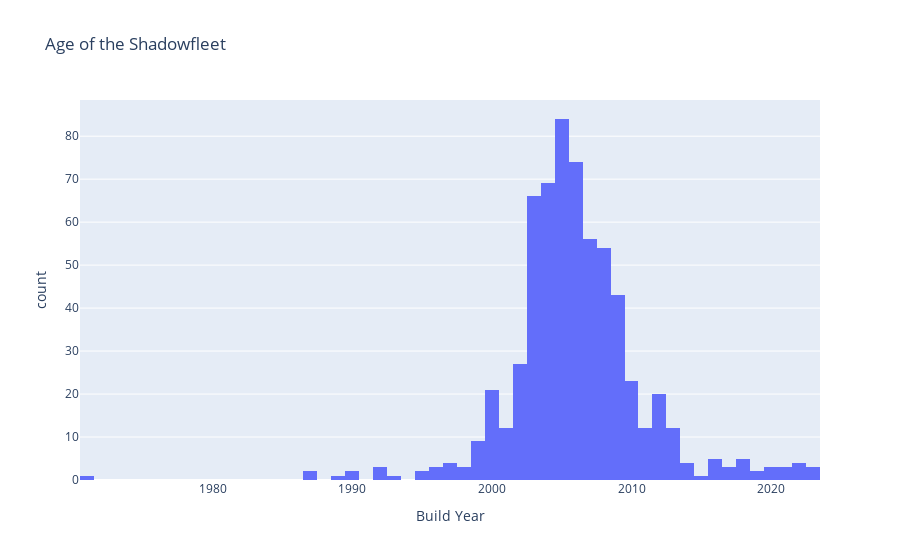

The code cell stored with this chart in its notebook:
### Code cell
# What is the Age of the shadowfleet?

px.histogram(kse_dedup, x='buildyear',
             title='Age of the Shadowfleet',
             labels={'buildyear':'Build Year'},
             )

### Figure 1 — Plotly figure (JSON) as saved in the notebook; plotly's stock layout.template omitted (floating-point values rounded to 4 significant figures; data arrays with more than 128 entries replaced by an {"elided": "..."} marker saying what was removed)
{"data": [{"alignmentgroup": "True", "bingroup": "x", "hovertemplate": "Build Year=%{x}<br>count=%{y}<extra></extra>", "legendgroup": "", "marker": {"color": "#636efa", "pattern": {"shape": ""}}, "name": "", "offsetgroup": "", "orientation": "v", "showlegend": false, "type": "histogram", "x": {"elided": "637 int values"}, "xaxis": "x", "yaxis": "y"}], "layout": {"barmode": "relative", "legend": {"tracegroupgap": 0}, "title": {"text": "Age of the Shadowfleet"}, "xaxis": {"anchor": "y", "domain": [0, 1], "title": {"text": "Build Year"}}, "yaxis": {"anchor": "x", "domain": [0, 1], "title": {"text": "count"}}}}
